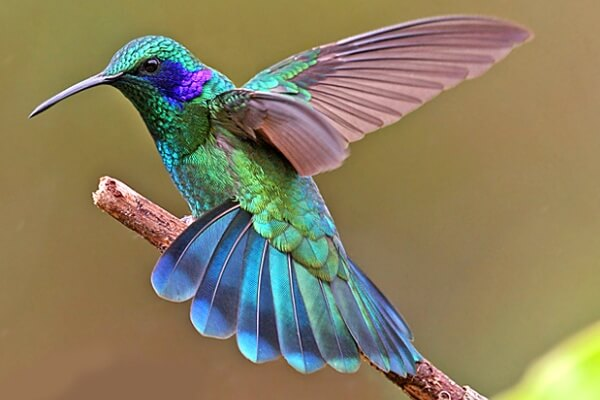
%> input picture imagenes-prueba/colibri.jpg, 600 x 400 px
$ octave interior_iteraciones_imagen_color.m   (GNU Octave 9; MATLAB toolbox functions it lacks are replaced by stand-ins)
%> lines starting %> are read from the running program, lines starting %| are printed output that depends on the picture
### funciones propias/psf/Psfaj.m
function [P ] = Psfaj( psf, tam)
% ajusta la psf para que tenga el mismo tama駉 que la imagen. El centro es
% el mismo
n=tam(1);
if size(tam,2)==1
    m=n
else m=tam(2);
end
    P=zeros(n,m);
    P(1:size(psf,1),1:size(psf,2))=psf;
end

### funciones propias/crear_A_conv.m
function A=crear_A_conv(P, c, condicion)
%Crea la matriz A que la convolución para usar programación lineal. Trunca
%los valores de las matrices Ac_i Ar_i que son menores que 10^-12, así como
%los valores singulares menores a ese valor.

%P: Psf del tamaño de la imagen
%c: Coordenadas del centro de la Psf
%condicion: Especifica la condición de frontera ('zero', 'periodic',
%'reflexive'). SI no se especifica será 'zero'.
% Autor: José Fuentes
% Fecha: 2020/06/01
% Versión: 1.0
%%
if (nargin<2)|| (nargin>3)
    error('La cantidad de argumentos no corresponde');
else if nargin==2
        condicion='zero'
    else
    end
end
%%
[U,S, V]=svd(P);
n=min([length(U) length(V)]);
A=sparse( length(U)*length(V), length(U)*length(V));
tol=10^(-12);
i=1;
%%
while (i<n+1)
    B=S(i,i)*U(:,i)*V(:,i)';
    [Ar,Ac]=kronDecomp(B,c,condicion);
    Ac=sparse(Ac.*(abs(Ac)>tol));
    Ar=sparse(Ar.*(abs(Ar)>tol));
    C=kron(Ar,Ac);
    A=A+C;
    disp(i)
    if (i~=n)
        if ( S(i+1,i+1)/S(i,i) < power(tol,0.25) || S(i,i)<tol)
            break
        else
        end
    else if S(i,i) < sqrt(tol)
            break
        else
        end
    end
    i=i+1
end
%%
i=num2str(i);
disp(['La psf tiene rango ' i])
clearvars B C i
end


### HNO/kronDecomp.m
function [Ar, Ac] = kronDecomp(P, center, BC)
%KRONDECOMP Kronecker product decomposition of a PSF array
%
%function [Ar, Ac] = kronDecomp(P, center, BC)
%
% [Ar, Ac] = kronDecomp(P, center);
% [Ar, Ac] = kronDecomp(P, center, BC);
%
% Compute terms of Kronecker product factorization A = kron(Ar, Ac),
% where A is a blurring matrix defined by a PSF array. The result is
% an approximation only, if the PSF array is not rank-one.
%
% Input:
% P Array containing the point spread function.
% center [row, col] = indices of center of PSF, P.
% BC String indicating boundary condition.
% ('zero', 'reflexive', or 'periodic')
% Default is 'zero'.
%
% Output:
% Ac, Ar Matrices in the Kronecker product decomposition. Some notes:
% * If the PSF, P is not separable, a warning is displayed
% indicating the decomposition is only an approximation.
% * The structure of Ac and Ar depends on the BC:
% zero ==> Toeplitz
% reflexive ==> Toeplitz-plus-Hankel
% periodic ==> circulant
% Reference: See Chapter 4,
% "Deblurring Images - Matrices, Spectra, and Filtering"
% by P. C. Hansen, J. G. Nagy, and D. P. O'Leary,
% SIAM, Philadelphia, 2006.
%
% Check inputs and set default parameters.
%
if (nargin < 2)
error('P and center must be given.')
end
if (nargin < 3)
BC = 'zero';
end
eps=10^-6;
%
% Find the two largest singular values and corresponding singular vectors
% of the PSF -- these are used to see if the PSF is separable.
%
[U, S, V] = svds(P, 2);
if ( S(2,2) / S(1,1) > sqrt(eps) )
warning('The PSF, P is not separable; using separable approximation.')
end
%
% Since the PSF has nonnegative entries, we would like the vectors of the
% rank-one decomposition of the PSF to have nonnegative components. That
% is, the singular vectors corresponding to the largest singular value of
% P should have nonnegative entries. The next few statements check this,
% and change sign if necessary.
%
minU = abs(min(U(:,1)));
maxU = max(abs(U(:,1)));
if minU == maxU
U = -U;
V = -V;
end
%
% The matrices Ar and Ac are defined by vectors r and c, respectively.
% These vectors can be computed as follows:
%
c = sqrt (S(1,1) ) *U( : ,1) ;
r = sqrt (S(1, 1) ) *V( : , 1) ;
%
% The structure of Ar and Ac depends on the imposed boundary condition.
%
switch BC
case 'zero'
% Build Toeplitz matrices here
Ar = buildToep(r, center(2));
Ac = buildToep(c, center (1));
case 'reflexive'
% Build Toeplitz-plus-Hankel matrices here
Ar = buildToep(r, center(2)) + buildHank(r, center(2));
Ac = buildToep(c, center(1)) + buildHank(c, center(1));
case 'periodic'
% Build circulant matrices here
Ar = buildCirc(r, center(2));
Ac = buildCirc(c, center(1));
otherwise
error('Invalid boundary condition.')
end
end

### HNO/buildToep.m
function T = buildToep(c, k)
%
% Build a banded Toeplitz matrix from a central column and an index
% denoting the central column.
%
n = length (c);
col = zeros(n,1);
row = col';
col(1:n-k+1,1) = c(k:n);
row(1,1:k) = c(k:-1:1);
T = toeplitz(col, row);
end

### HNO/buildHank.m
function H = buildHank(c, k)
%
% Build a Hankel matrix for separable PSF and reflexive boundary
% conditions.
%
n = length(c);
col = zeros(n,1);
col(1:n-k) = c(k+1:n);
row = zeros (n,1);
row(n-k+2:n) = c(1:k-1);
H = hankel(col, row);

end

### funciones propias/derivada.m
function [ H V ] = derivada( tam, cond )
%DERIVADA Genera las matrices derivada en el eje x e y (H V)
%   genera esto con la aproximacion f'(x_i)=f(x_i)-f(x_i-1). Necesita el
%   tamaño de la imagen y la condición de frontera
%Datos de entrada: tam: tamaño de la imagen, cond: condición de frontera.
%('zero', 'periodic', 'reflexive')
%Datos de salida: Matrices H y V que representan las derivadas.
% Autor: José Fuentes
% Fecha: 2020/06/01
% Versión: 1.0
h=[ 0 0 0; -1 1 0; 0 0 0];
H=Psfaj(h,tam);
[B A]=kronDecomp(H,[2,2],cond);
B=sparse(B.*(abs(B)>10^(-6)) ); A=sparse(A.*(abs(A)>10^(-6)) );
H=kron(B,A);
v=[ 0 -1 0; 0 1 0; 0 0 0];
V=Psfaj(v,tam);
[B A]=kronDecomp(V,[2,2],cond);
B=sparse(B.*(abs(B)>10^(-6)) ); A=sparse(A.*(abs(A)>10^(-6)) );
V=kron(B,A);
end

### funciones propias/psf/psfMov.m
function [P,c] = psfMov(dim,a)
%  Crea una psf de movimiento a 'a' grados.
%Datos de entrada: a: ángulo, dim: dimensiones.
%Datos de salida: P: la psf, c: su centro.
% Autor: José Fuentes
% Fecha: 2020/06/01
% Versión: 1.0
%%
A=zeros(dim);
c=floor(dim/2)+1;
for j=0:c-1
A(c+j,c+j)=1;
end
A=imrotate(A,a+45,'crop');
P=A/sum(A(:));
clearvars A
c=[c,c];
end

### interior_iteraciones_imagen_color.m
% Algoritmo aplicado a una imagen de color. Ejemplo de la restauración de cada canal de color de
%la imagen 'colibri.jpg'. Este script es autocontenido por lo que no
%requiere argumentos de entrada. **No obstante, se puede cambiar la imagen en
%la cuarta linea y su tamaño en la quinta. Al final proyecta la imagen
%real, la restaurada y la borrosa.
%
%  Datos de Entrada: Ninguno
% Datos de Salida: Imagenes real, borrosa, restauradas por los diferentes
% coeficientes, una tabla con resultados cuantitativos y un archivo .mat con los
% resultados guardados.
% Autor: José Fuentes
% Fecha: 2020/06/01
% Versión: 1.0
%%
addpath(genpath('funciones propias'))
addpath(genpath('restauracion'))
addpath(genpath('imagenes-prueba'))


Ima=imread('colibri.jpg');  %poner imagen
%> Ima is the input picture: size 400x600x3 uint8; mean R, G, B 137.6, 127.3, 96.7
Ima=imresize(Ima,0.55); %Tamaño de la imagen
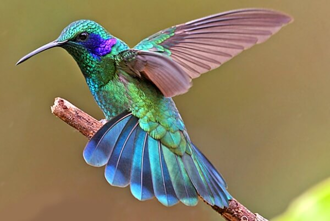
%> Ima: size 221x330x3 uint8; mean R, G, B 137.6, 127.3, 96.7
R=[];
parfor j=1:3
Im=double(Ima(:,:,j));
porcentaje=0.5; %porcentaje de error
Alpha=1*10^(-2); Gamma=4.5*10^(-2);
%%
%eligiendo la psf
[p,c]=psfMov(31,90);
p=Psfaj(p,size(Im));
%hacer función para psf
A=crear_A_conv(p,c,'reflexive');


%%
%creando la imagen borrosa
b=A*Im(:);
E=randn(length(b),1); E=E/(sum(abs(E))); E=(porcentaje/100)*sum(abs(Im(:)))*E;
b=b+E;
B(:,:,j)=reshape(b,size(Im));
%imagesc(B)
%%
%Matrices previas para el modelo de LP
n=length(b);
[ H V ] = derivada(size(Im),'reflexive' );
caja=255*ones(7*n,1)';
K=sparse(3*n,7*n);
Id=sparse([1:n],[1:n],ones(n,1));
K(1:3*n,1:n)=[A;H;V];
K(1:n,n+1:3*n)=[-Id Id];
K(n+1:2*n,3*n+1:5*n)=[-Id Id];
K(2*n+1:3*n,5*n+1:7*n)=[-Id Id];

%vectores costo y constante
c=[Alpha*ones(1,n)  ones(1,2*n)  Gamma* ones(1,4*n)];
%beta es el vector de igualdades
beta=[b' zeros(1,2*n)];

%liberando memoria
%%
%sacando las imágenes
for i=-1: 24
 Re=[];
tic
%> (the run ends here)

$ run again, with imagenes-prueba/diente_leon.jpg copied over imagenes-prueba/colibri.jpg
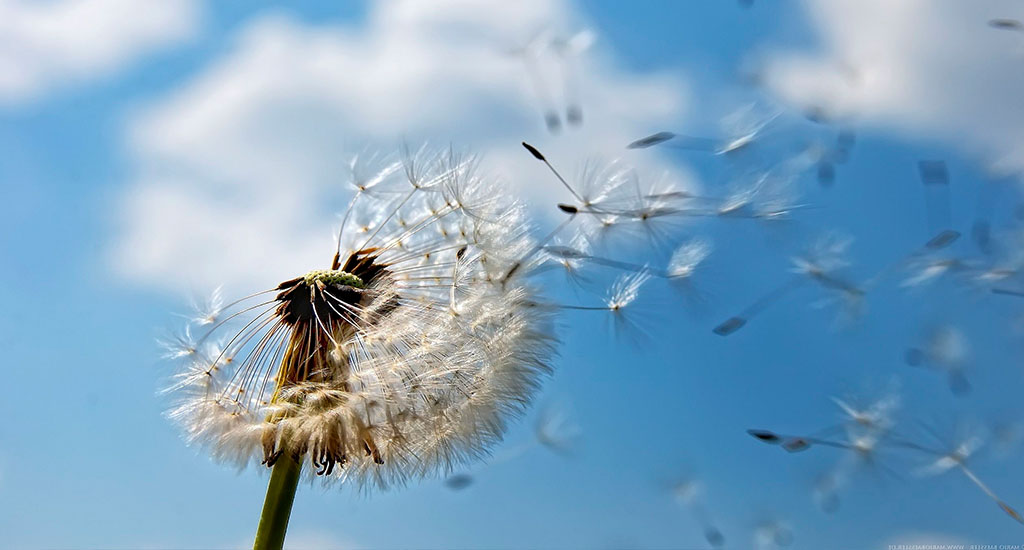
%> input picture imagenes-prueba/diente_leon.jpg, 1024 x 550 px
%> Ima is the input picture: size 550x1024x3 uint8; mean R, G, B 127.9, 165.1, 192.3
%> Ima: size 303x564x3 uint8
